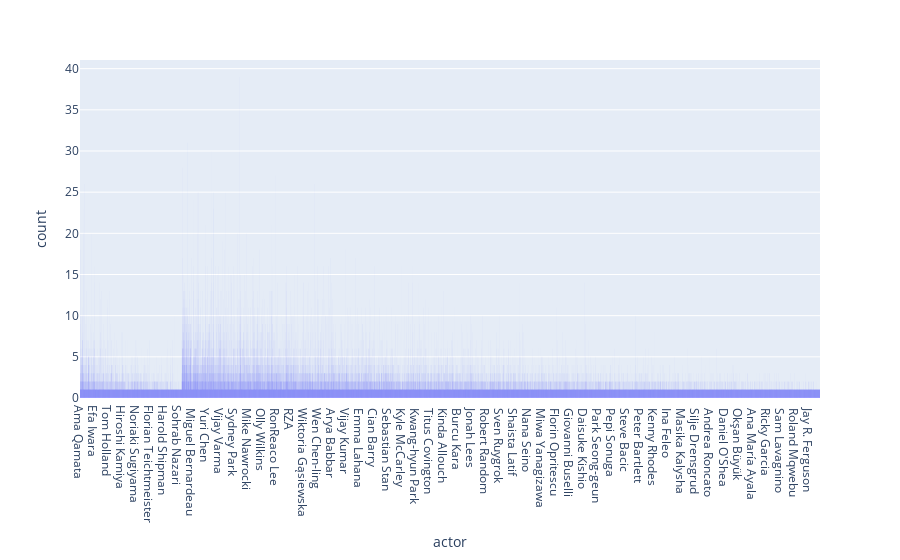

Notebook source saved alongside this figure:
### Code cell
px.histogram(actor_count, x='actor')

### Figure 1 — Plotly figure (JSON) as saved in the notebook; plotly's stock layout.template omitted (floating-point values rounded to 4 significant figures; data arrays with more than 128 entries replaced by an {"elided": "..."} marker saying what was removed)
{"data": [{"alignmentgroup": "True", "bingroup": "x", "hovertemplate": "actor=%{x}<br>count=%{y}<extra></extra>", "legendgroup": "", "marker": {"color": "#636efa", "pattern": {"shape": ""}}, "name": "", "offsetgroup": "", "orientation": "v", "showlegend": false, "type": "histogram", "x": {"elided": "64124 str values"}, "xaxis": "x", "yaxis": "y"}], "layout": {"barmode": "relative", "legend": {"tracegroupgap": 0}, "margin": {"t": 60}, "xaxis": {"anchor": "y", "domain": [0, 1], "title": {"text": "actor"}}, "yaxis": {"anchor": "x", "domain": [0, 1], "title": {"text": "count"}}}}
